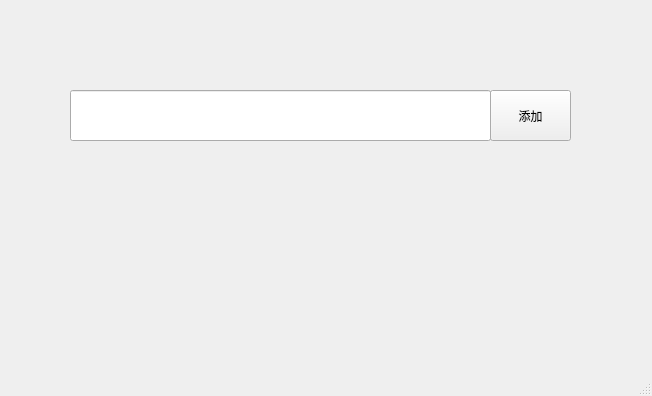
<?xml version="1.0" encoding="UTF-8"?>
<ui version="4.0">
 <class>AddNewTakl</class>
 <widget class="QMainWindow" name="AddNewTakl">
  <property name="geometry">
   <rect>
    <x>0</x>
    <y>0</y>
    <width>652</width>
    <height>396</height>
   </rect>
  </property>
  <property name="windowTitle">
   <string>MainWindow</string>
  </property>
  <widget class="QWidget" name="centralwidget">
   <widget class="QWidget" name="widget" native="true">
    <property name="geometry">
     <rect>
      <x>0</x>
      <y>0</y>
      <width>651</width>
      <height>341</height>
     </rect>
    </property>
    <widget class="QPushButton" name="pushButton">
     <property name="geometry">
      <rect>
       <x>490</x>
       <y>90</y>
       <width>81</width>
       <height>51</height>
      </rect>
     </property>
     <property name="text">
      <string>添加</string>
     </property>
    </widget>
    <widget class="QLineEdit" name="lineEdit">
     <property name="geometry">
      <rect>
       <x>70</x>
       <y>90</y>
       <width>421</width>
       <height>51</height>
      </rect>
     </property>
    </widget>
   </widget>
  </widget>
  <widget class="QMenuBar" name="menubar">
   <property name="geometry">
    <rect>
     <x>0</x>
     <y>0</y>
     <width>652</width>
     <height>26</height>
    </rect>
   </property>
  </widget>
  <widget class="QStatusBar" name="statusbar"/>
 </widget>
 <resources/>
 <connections/>
</ui>
